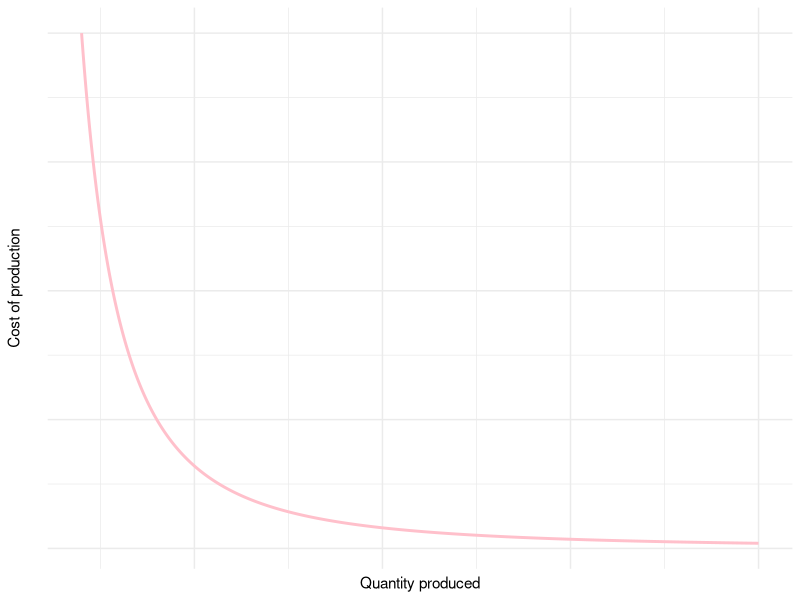

Here is the R script that generated this plot: (Note: this script raises an error after producing the figure.)
## ---- chunk 1
library(tidyverse)
theme_set(theme_minimal())
## ---- chunk 2
x <- seq(1, 10, 0.01)
returns_to_scale <- tibble(x = x, y = x^-2)

ggplot(returns_to_scale, aes(x, y)) +
  geom_line(color = "pink", size = 1) +
  xlab("Quantity produced") + ylab("Cost of production\n") +
  theme(
        axis.text.x=element_blank(),
        axis.ticks.x=element_blank(),
        axis.text.y=element_blank(),
        axis.ticks.y=element_blank()
        )
## ---- chunk 3
knitr::include_graphics("img/pay-by-experience.png")
## ---- chunk 4
knitr::include_graphics("img/rep-research-workflow.png")
